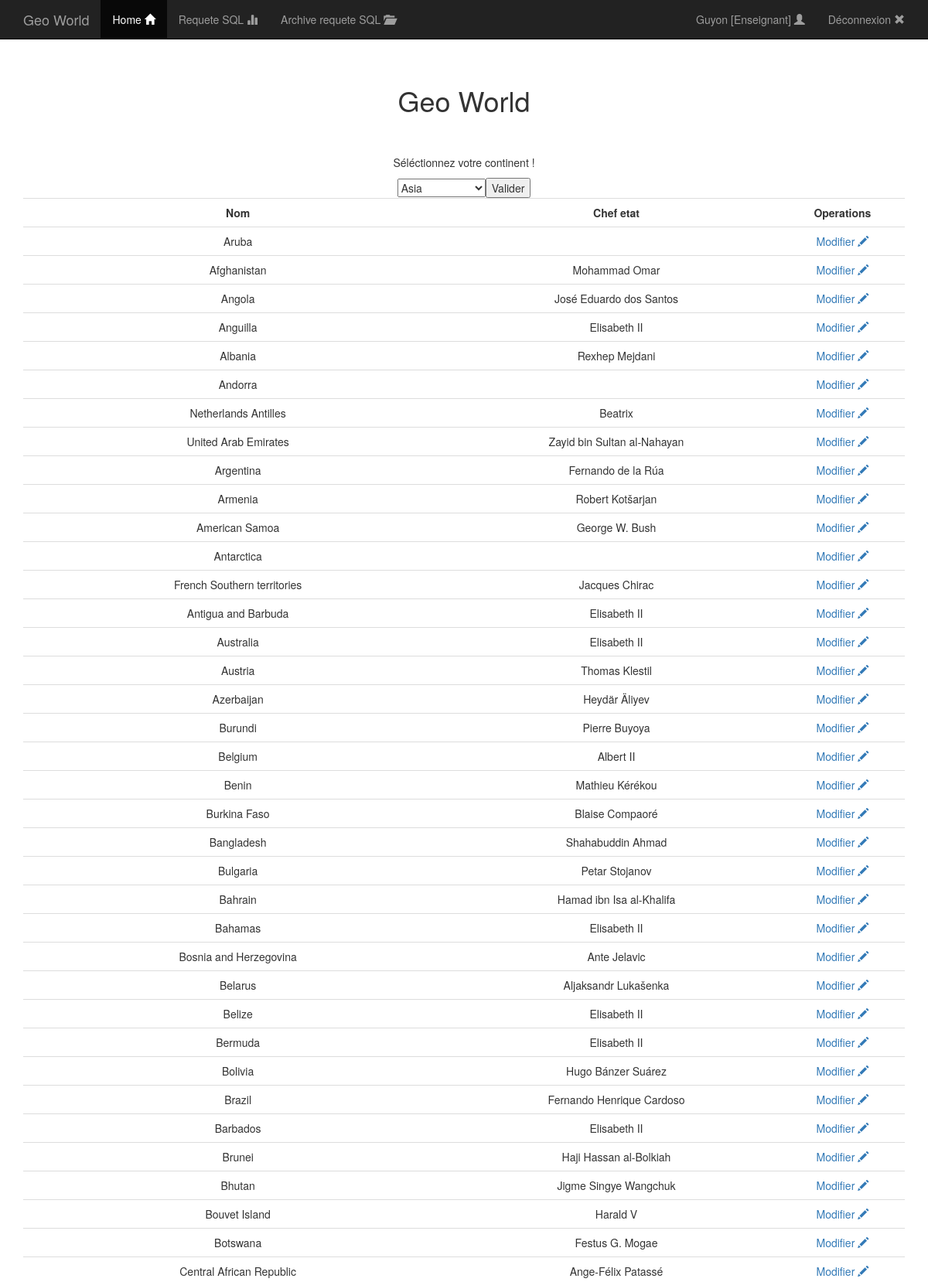
Page /index.php (signed in, upper part) on the committed database.
### tables this page shows
CREATE TABLE IF NOT EXISTS `Country` (
  `id` int(11) NOT NULL AUTO_INCREMENT,
  `Code` char(3) DEFAULT NULL,
  `Name` char(52) NOT NULL DEFAULT '',
  `Continent` enum('Asia','Europe','North America','Africa','Oceania','Antarctica','South America') NOT NULL DEFAULT 'Asia',
  `Region` char(26) NOT NULL DEFAULT '',
  `SurfaceArea` float(10,2) NOT NULL DEFAULT '0.00',
  `IndepYear` smallint(6) DEFAULT NULL,
  `Population` int(11) NOT NULL DEFAULT '0',
  `LifeExpectancy` float(3,1) DEFAULT NULL,
  `GNP` float(10,2) DEFAULT NULL,
  `GNPOld` float(10,2) DEFAULT NULL,
  `LocalName` char(45) NOT NULL DEFAULT '',
  `GovernmentForm` char(45) NOT NULL DEFAULT '',
  `HeadOfState` char(60) DEFAULT NULL,
  `Capital` int(11) DEFAULT NULL,
  `Code2` char(2) NOT NULL DEFAULT '',
  PRIMARY KEY (`id`) USING BTREE
);

### inc/manager-db.php (called while the page is built, shortened)
<?php
require_once ('connect-db.php');
function getCountries($continent = null) {
   global $pdo;
   if (!$continent) :
     $query = 'SELECT * FROM Country;';
     return $pdo->query($query)->fetchAll();
   else :
     $query = 'SELECT * FROM Country WHERE Continent = :continent;';
     $prep = $pdo->prepare($query);
     $prep->bindValue(':continent', $continent, PDO::PARAM_STR);
     $prep->execute();
     return $prep->fetchAll();
   endif;
}
function getContinent()
  {
    global $pdo;
    $query = 'SELECT Continent FROM Country GROUP BY Continent';
    $prep = $pdo->prepare($query);
    $prep->execute();
    try
    {
      $result = $pdo->query($query)->fetchAll();
      return $result;
    }
    catch ( Exception $e )
    {
      die ("erreur dans la requete ".$e->getMessage());
    }
  }

### index.php (the view, shortened to what this page needs)
<?php require_once 'header.php'; ?>
<?php
require_once 'inc/manager-db.php';
$cont = isset($_GET['c']) ? trim ($_GET['c']) : $_GET['Continent'];
$pays = getCountries($cont);
$continent = getContinent();
?>
<div class="container">
  <div class="starter-template">
    <h1>Geo World</h1>
  </div>
  <?php if($_SESSION['Role']=='Etudiant' || $_SESSION['Role']=='Enseignant'): ?>
    <div style='text-align:center;'>
      <table class="table">
        <tr>
          <th>
            Nom
          </th>
          <th>
            Chef etat
          </th>
          <?php if($_SESSION['Role']=='Enseignant'): ?>
            <th>
              Operations
            </th>
           <?php endif; ?>
          </tr>
          <p> Séléctionnez votre continent !</p>
          <form role="form" method="get">
            <select class="selectpicker" name="Continent">
              <?php foreach ($continent as $conti): ?>
                <option value="<?php echo $conti->Continent ?>"<?php if($conti->Continent == $cont) echo "selected" ?>><?php echo $conti->Continent ?></option>
              <?php endforeach ?>
              <br>
              <input type="submit" value = "Valider"/>
            </select>
          </form>
          <tr>
            <?php foreach ($pays as $key): ?>
              <td>
                <?php echo $key->Name ?>
              </td>
              <td>
                <?php echo $key->HeadOfState ?>
              </td>
              <?php if($_SESSION['Role']=='Enseignant'): ?>
                <td>
                  <a href="modifier.php?id=<?php echo $key->id ?>">Modifier  <span class="glyphicon glyphicon-pencil" aria-hidden="true"></span></a>
                </td>
              <?php endif; ?>
            </tr>
          <?php endforeach ?>
        <?php endif; ?>
      </table>
    </div>
    </div>
  <?php require_once 'footer.php'; ?>

### header.php (shortened to what this page needs)
<!DOCTYPE html>
<?php
require_once 'inc/manager-db.php';
?>
<html lang="fr">
<head>
  <link href="bootstrap335/css/bootstrap.min.css" rel="stylesheet">
  <link href="css/custom.css" rel="stylesheet">
    </head>
    <body>
      <nav class="navbar navbar-inverse navbar-fixed-top">
        <div class="container">
          <div class="navbar-header">
            <a class="navbar-brand" href="index.php">Geo World</a>
          </div>
          <div id="navbar" class="collapse navbar-collapse">
            <ul class="nav navbar-nav">
              <li class="active"><a href="index.php">Home <span class="glyphicon glyphicon-home" aria-hidden="true"></span></a></li>
              <li><a href="requete.php">Requete SQL <span class="glyphicon glyphicon-stats" aria-hidden="true"></span></a></li>
              <li><a href="archive.php">Archive requete SQL <span class="glyphicon glyphicon-folder-open" aria-hidden="true"></span></a></li>
            </ul>
            <ul class="nav navbar-nav navbar-right">
                <?php if (isset($_SESSION['Role'])) : ?>
               <li> <a href=""><?php echo $_SESSION['Login']." [".$_SESSION['Role']."]"?> <span class="glyphicon glyphicon-user" aria-hidden="true"></span></a></li>
                <?php else : ?>
                <?php header ('location: authentification.php'); ?>
                <?php endif ?>
              <li><a href="logout.php">Déconnexion <span class="glyphicon glyphicon-remove" aria-hidden="true"></a></li>
            </ul>
          </div>
        </div>
      </nav>

### footer.php (shortened to what this page needs)
  </body>
</html>

### css/custom.css (style rules this page uses)
body { padding-top: 50px; }
.starter-template { padding: 40px 15px; text-align: center; }
th { text-align: center; }

### rows in the picture
country: Name "Aruba"
country: Name "Afghanistan", HeadOfState "Mohammad Omar"
country: Name "Angola", HeadOfState "José Eduardo dos Santos"
country: Name "Anguilla", HeadOfState "Elisabeth II"
country: Name "Albania", HeadOfState "Rexhep Mejdani"
country: Name "Andorra"
country: Name "Netherlands Antilles", HeadOfState "Beatrix"
country: Name "United Arab Emirates", HeadOfState "Zayid bin Sultan al-Nahayan"
country: Name "Argentina", HeadOfState "Fernando de la Rúa"
country: Name "Armenia", HeadOfState "Robert Kotšarjan"
country: Name "American Samoa", HeadOfState "George W. Bush"
country: Name "Antarctica"
country: Name "French Southern territories", HeadOfState "Jacques Chirac"
country: Name "Antigua and Barbuda", HeadOfState "Elisabeth II"
country: Name "Australia", HeadOfState "Elisabeth II"
country: Name "Austria", HeadOfState "Thomas Klestil"
country: Name "Azerbaijan", HeadOfState "Heydär Äliyev"
country: Name "Burundi", HeadOfState "Pierre Buyoya"
country: Name "Belgium", HeadOfState "Albert II"
country: Name "Benin", HeadOfState "Mathieu Kérékou"
country: Name "Burkina Faso", HeadOfState "Blaise Compaoré"
country: Name "Bangladesh", HeadOfState "Shahabuddin Ahmad"
country: Name "Bulgaria", HeadOfState "Petar Stojanov"
country: Name "Bahrain", HeadOfState "Hamad ibn Isa al-Khalifa"
country: Name "Bahamas", HeadOfState "Elisabeth II"
country: Name "Bosnia and Herzegovina", HeadOfState "Ante Jelavic"
country: Name "Belarus", HeadOfState "Aljaksandr Lukašenka"
country: Name "Belize", HeadOfState "Elisabeth II"
country: Name "Bermuda", HeadOfState "Elisabeth II"
country: Name "Bolivia", HeadOfState "Hugo Bánzer Suárez"
country: Name "Brazil", HeadOfState "Fernando Henrique Cardoso"
country: Name "Barbados", HeadOfState "Elisabeth II"
country: Name "Brunei", HeadOfState "Haji Hassan al-Bolkiah"
country: Name "Bhutan", HeadOfState "Jigme Singye Wangchuk"
country: Name "Bouvet Island", HeadOfState "Harald V"
country: Name "Botswana", HeadOfState "Festus G. Mogae"
country: Name "Central African Republic", HeadOfState "Ange-Félix Patassé"

### other values in the picture
$_SESSION['Login'] "Guyon"
$_SESSION['Role'] "Enseignant"
form field Continent "Asia"
